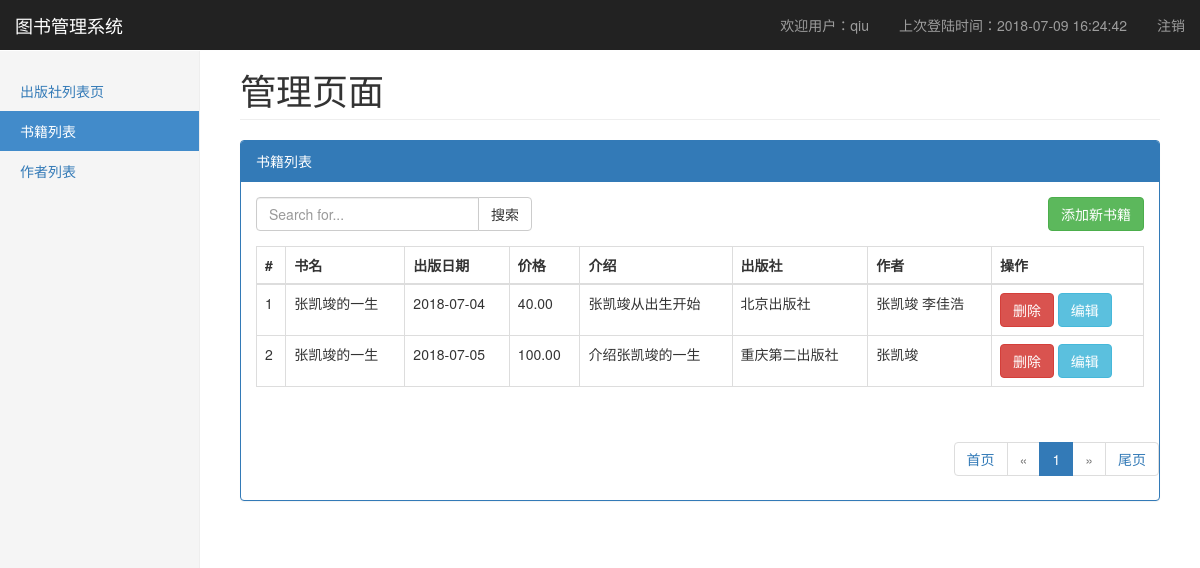
The app's page / (signed in) with its own data.
### app01/models.py (models this page shows, shortened)
class Book(models.Model):
    title = models.CharField(max_length=32)
    publish_date = models.DateField(auto_now_add=True)
    price = models.DecimalField(max_digits=5, decimal_places=2)
    memo = models.TextField(null=True)
    publisher = models.ForeignKey(to="Publisher",on_delete=models.CASCADE)
    authors = models.ManyToManyField(to="Author")

class Publisher(models.Model):
    name = models.CharField(max_length=32)
    city = models.CharField(max_length=32)

class Author(models.Model):
    name = models.CharField(max_length=32)
    age = models.IntegerField()
    phone = models.CharField(max_length=11)
    detail = models.OneToOneField(to="AuthorDetail",on_delete=models.CASCADE)

### app01/views.py (the view)
# urls.py: re_path('', views.book_list, name='book_list'),
@check_login
def book_list(request):
    page_num = request.GET.get("page")
    total_count = models.Book.objects.all().count()
    page_obj = Page(page_num, total_count, per_page=10, url_prefix="book_list", max_page=11, )
    ret = models.Book.objects.all()[page_obj.start:page_obj.end]
    page_html = page_obj.page_html()
    return render(request,'book_list.html',{'book_list':ret,'page_html':page_html})

### app01/views.py (called while the page is built)
def check_login(func):
    @wraps(func)
    def inner(request,*args,**kwargs):
        ret = request.session.get('is_login')
        if ret == '1':
            return func(request,*args,**kwargs)
        else:
            next_url = request.path_info
            if request.is_ajax():
                return HttpResponse(json.dumps('a'))
            else:
                return redirect('/login/?next={}'.format(next_url))
    return inner

### utils/mypage.py (called while the page is built)
    @property
    def start(self):
        return self.data_start

    @property
    def end(self):
        return self.data_end

### templates/book_list.html (shortened to what this page needs)
{% extends 'base.html' %}
{% block page-main %}
    <div class="panel-heading">书籍列表 </div>
    <div class="panel-body">
        <div class="row" style="margin-bottom: 15px">
            <div class="col-md-4">
                <div class="input-group">
                    <input type="text" class="form-control" placeholder="Search for...">
                    <span class="input-group-btn">
                        <button class="btn btn-default" type="button">搜索</button>
                    </span>
                </div>
            </div>
            <div class="col-md-3 pull-right">
                <a href="{% url 'add_book' %}" class="btn btn-success pull-right">添加新书籍</a>
            </div>
        </div>
        <table class="table table-bordered">
            <thead>
            <tr>
                <th>#</th>
                <th>书名</th>
                <th>出版日期</th>
                <th>价格</th>
                <th>介绍</th>
                <th>出版社</th>
                <th>作者</th>
                <th>操作</th>
            </tr>
            </thead>
            <tbody>
            {% for book in book_list %}
                <tr>
                    <td>{{ forloop.counter }}</td>
                    <td>{{ book.title }}</td>
                    <td>{{ book.publish_date|date:'Y-m-d' }}</td>
                    <td>{{ book.price }}</td>
                    <td>{{ book.memo }}</td>
                    <td>{{ book.publisher.name }}</td>
                    <td>{% for author_obj in book.authors.all %}
                        {{ author_obj.name }}
                    {% endfor %}
                    </td>
                    <td>
                        <a class="btn btn-danger del_bo" href="javascript:void(0)" id="{{ book.id }}">删除</a>
                        <a class="btn btn-info" href="{% url 'edit_book' book.id %}/">编辑</a>
                    </td>
                </tr>
            {% empty %}
                <tr>
                    <td colspan="8" class="text-center">暂时没有数据~</td>
                </tr>
            {% endfor %}
            </tbody>
        </table>
    </div>
{% endblock %}
{% block bo %}
    active
{% endblock %}

### static/dashboard.css (style rules this page uses)
body { padding-top: 50px; }

### records on screen
Book: title "张凯竣的一生", publish_date "2018-07-04", price "40.00", memo "张凯竣从出生开始", publisher.name "北京出版社"
Author: name "张凯竣"
Author: name "李佳浩"
Book: title "张凯竣的一生", publish_date "2018-07-05", price "100.00", memo "介绍张凯竣的一生", publisher.name "重庆第二出版社"

### other values on screen
{{ request.session.name }} "qiu"
{{ request.session.login_time|default:'第一次登陆' }} "2018-07-09 16:24:42"
{{ page_html|safe }} "首页 « 1 » 尾页"
